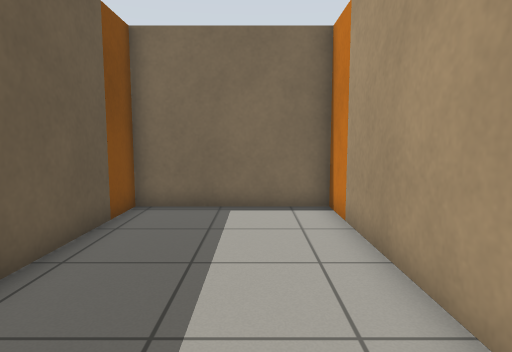
[1] (above)

14 first-person views from a walk through a Gazebo world. The camera is 0.94 m above the floor, tilts 6° down and sees 75° across. The floor is counted in squares, 0.5 m on a side. Each view is taken from the middle of a square. On the plan, view 1 faces up. The plan holds only what a view shows up to about 17 squares ahead; the rest is blank. The place goes on beyond the plan.

[2]
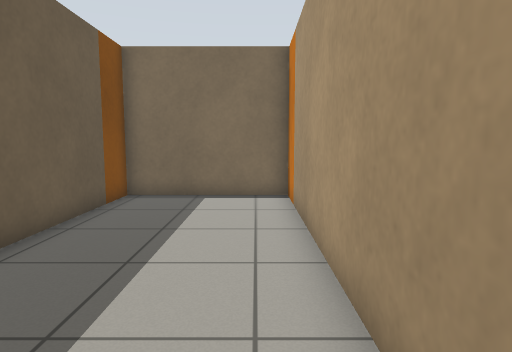

[3]
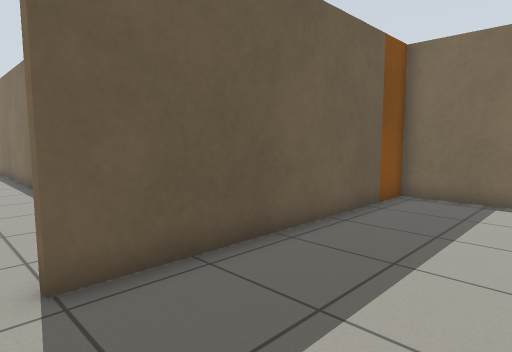

[4]
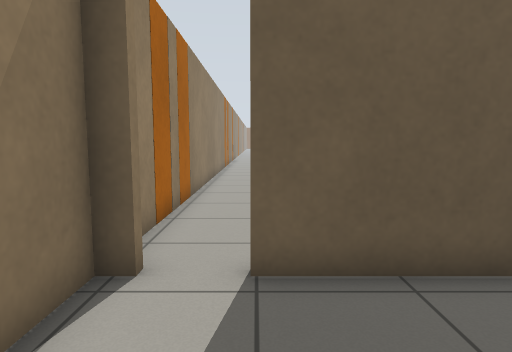

[5]
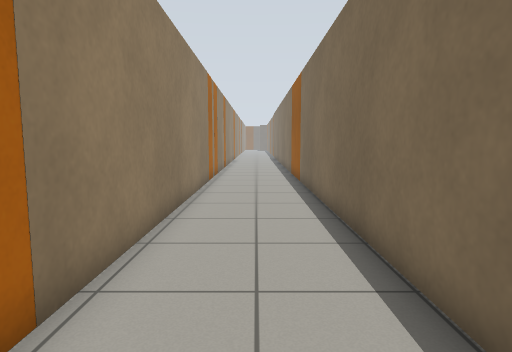

[6]
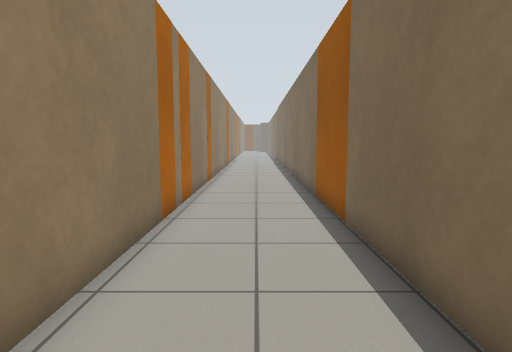

[7]
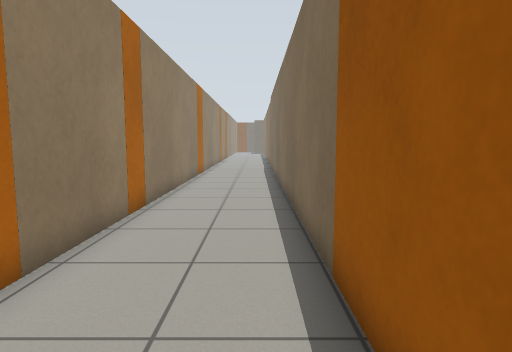

[8]
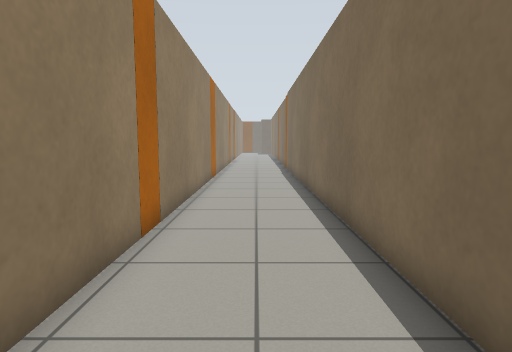

[9]
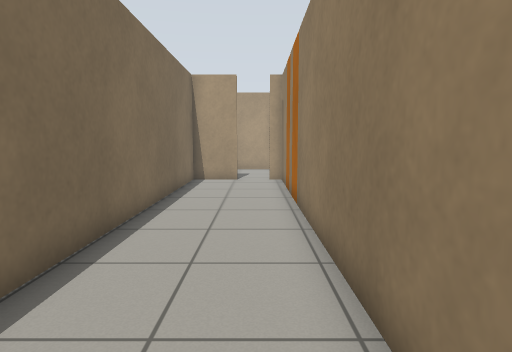

[10]
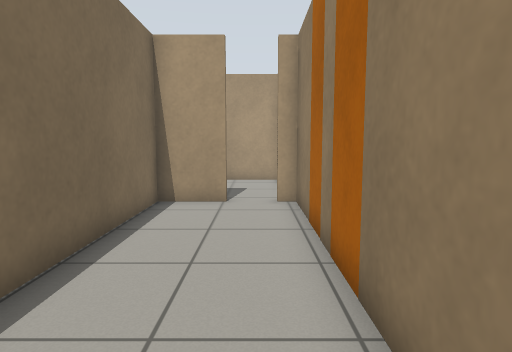

[11]
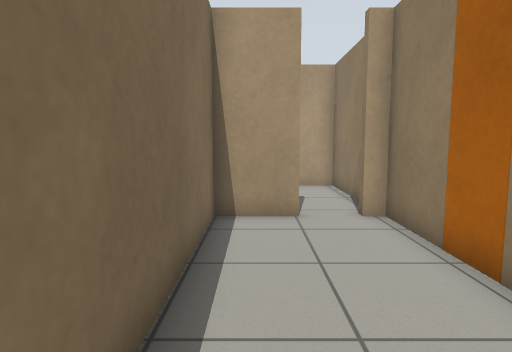

[12]
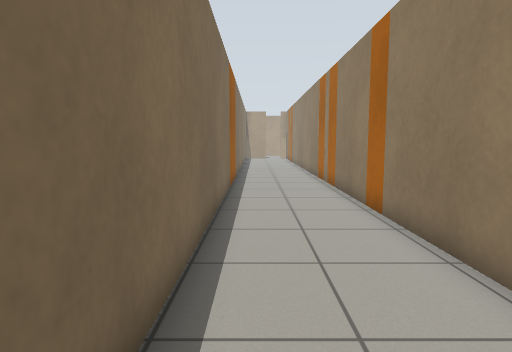

[13]
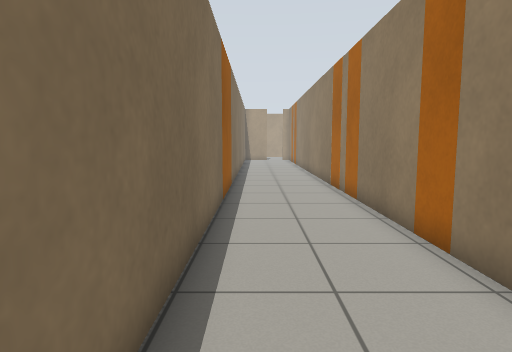

[14]
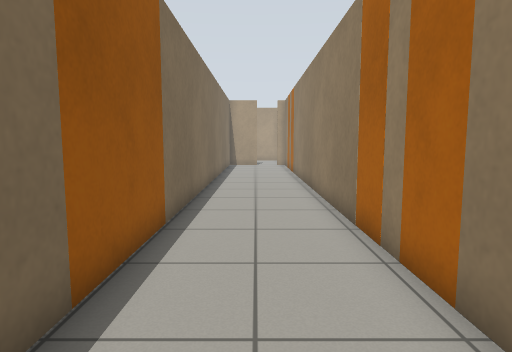

### Floor plan
Points are (right, up) in squares from view 1. A wall is a line through its corners. A room is listed if a view was taken in it or the views show most of it. See-through windows are left out.
Room 1 (views 1, 2, 3, 4)
walls: (-3.5, 7.5) (-3.5, -1.1); (-2.5, -3.2) (2.1, -3.2) (2.1, 7.5); (2.1, 9.5) (-2.5, 9.5)
ways out: opening at (-3.5, -2) to room 2
objects: orange box (-4, 8) to (-3, 9); orange box (2, 8) to (2, 9)
Room 2 (views 5, 6, 7, 8, 9, 10, 11, 12, 13, 14)
walls: (-22.6, -3.2) (-10.4, -3.2); (-30.4, -3.2) (-26.4, -3.2); (-8.6, -3.2) (-7.8, -3.2); (-6.4, -3.2) (-3.8, -3.2); (-40.4, -3.2) (-31.6, -3.2); (-3.8, -2.7) (-3.5, -2.7); (-3.5, -1.1) (-3.8, -1.1) (-3.8, 1.1) (-41, 1.1); (-3.5, -3.2) (-2.5, -3.2)
ways out: opening at (-3.5, -2) to room 1
objects: orange box (-41, -4) to (-41, -3); orange box (-31, -4) to (-31, -3); orange box (-26, -4) to (-25, -3); orange box (-24, -4) to (-23, -3); orange box (-10, -4) to (-9, -3); orange box (-7, -4) to (-7, -3)

Positions as (right, up) in squares from view 1, and headings:
1: (0, 0), facing up
2: (1, -2), facing up
3: (1, -2), facing up-left
4: (1, -1), facing left
5: (-7, -1), facing left
6: (-15, -1), facing left
7: (-22, 0), facing left
8: (-24, -1), facing left
9: (-20, -2), facing right
10: (-14, -2), facing right
11: (-12, 0), facing right
12: (-40, 0), facing right
13: (-37, 0), facing right
14: (-30, -1), facing right
